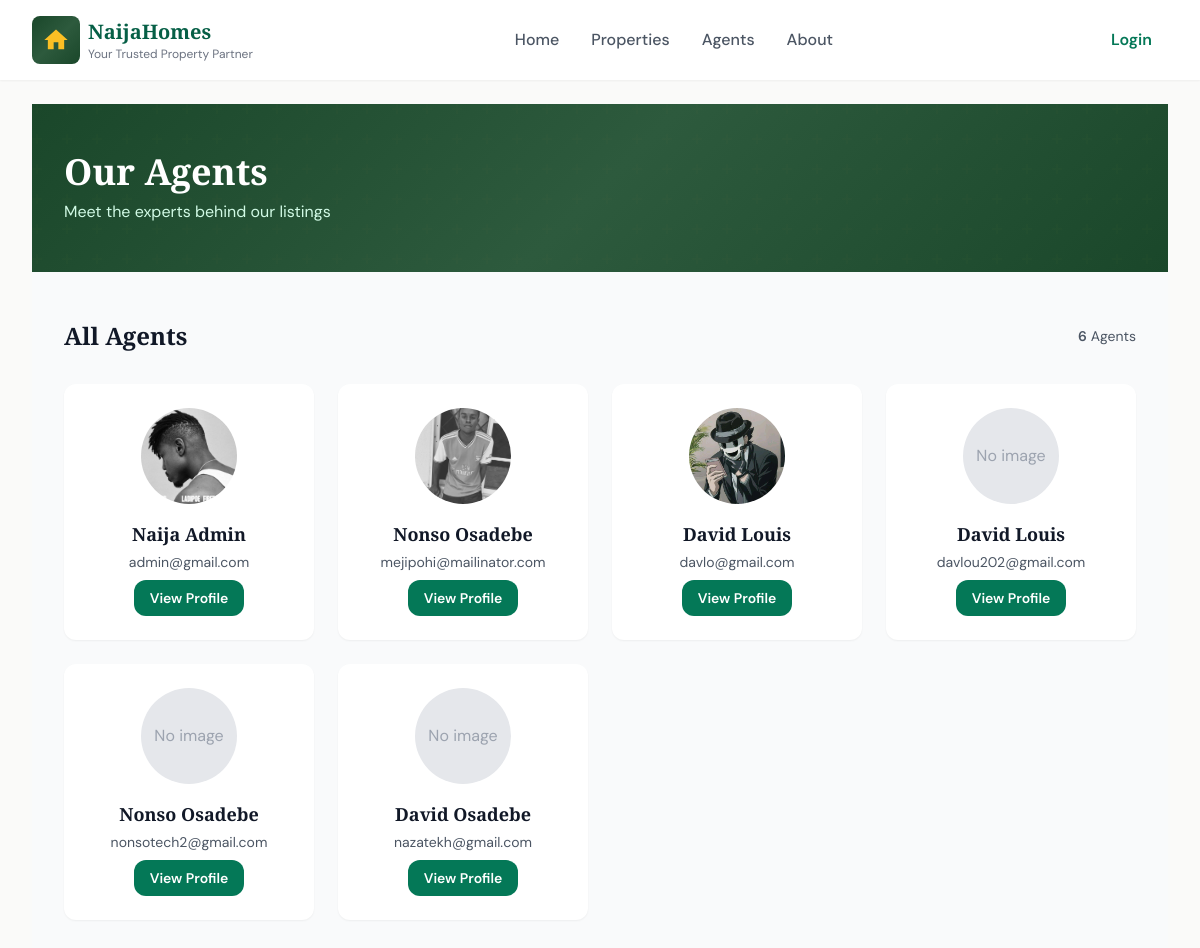
Screenshot of /accounts/agents/ with the database file from the repository.
### accounts/models.py (models this page shows, shortened)
class AgentProfile(models.Model):
    user = models.OneToOneField(settings.AUTH_USER_MODEL, on_delete=models.CASCADE, related_name='agent_profile')
    verified = models.BooleanField(default=False)
    experience = models.IntegerField(default=0)
    bio = models.TextField(blank=True, null=True)

class CustomUser(AbstractUser):
    phone_number = models.CharField(max_length=20, null=True, blank=True)
    profile_image = models.ImageField(upload_to="profile_pic/", blank=True,null=True)

### accounts/views.py (the view)
# urls.py: path('agents/', views.agentsView, name='agents_list'),
def agentsView(request):
    agents_list = AgentProfile.objects.all()
    paginator = Paginator(agents_list, 8)  # 8 agents per page
    page_number = request.GET.get('page')
    agents = paginator.get_page(page_number)
    return render(request, "accounts/agents.html", {"agents": agents})

### accounts/templates/accounts/agents.html (shortened to what this page needs)
{% extends 'Properties/base.html' %}
{% block content %}
<section class="hero-gradient relative overflow-hidden py-8 sm:py-12">
  <div class="absolute inset-0 pattern-bg opacity-30"></div>
  <div class="relative max-w-7xl mx-auto px-4 sm:px-6 lg:px-8">
    <h1 id="page-title" class="font-display text-3xl sm:text-4xl font-bold text-white mb-2">Our Agents</h1>
    <p class="text-emerald-100">Meet the experts behind our listings</p>
  </div>
</section>
<section class="py-8 sm:py-12 px-4 sm:px-6 lg:px-8 bg-gray-50 min-h-screen">
  <div class="max-w-7xl mx-auto">
    <div class="flex items-center justify-between mb-8">
      <h2 class="font-display text-2xl font-bold text-gray-900">All Agents</h2>
      {% if agents.paginator.count %}
      <span class="text-sm text-gray-600">
        <span class="font-semibold">{{ agents.paginator.count }}</span>
        <span>Agent{{ agents.paginator.count|pluralize }}</span>
      </span>
      {% endif %}
    </div>
    {% if agents %}
    <div class="grid grid-cols-1 sm:grid-cols-2 md:grid-cols-3 lg:grid-cols-4 gap-6 mb-8">
      {% for agent in agents %}
      <div class="bg-white rounded-xl shadow-sm p-6 text-center">
        <div class="w-24 h-24 mx-auto mb-4">
          {% if agent.user.profile_image %}
          <img src="{{ agent.user.profile_image.url }}" alt="{{ agent.user.username }}'s profile picture" class="w-full h-full object-cover rounded-full">
          {% else %}
          <div class="w-full h-full bg-gray-200 flex items-center justify-center rounded-full">
            <span class="text-gray-400">No image</span>
          </div>
          {% endif %}
        </div>
        <h3 class="font-display text-lg font-bold text-gray-900 mb-1">{{ agent.user.first_name }} {{ agent.user.last_name }}</h3>
        <p class="text-sm text-gray-600 mb-2">{{ agent.user.email }}</p>
        <a href="{% url 'agent_profile' agent.user.id %}" class="inline-flex items-center gap-2 px-4 py-2 bg-emerald-700 text-white font-semibold rounded-xl hover:bg-emerald-800 transition-colors text-sm">
          View Profile
        </a>
      </div>
      {% endfor %}
    </div>
    {% else %}
    <p class="text-center text-gray-600">No agents found.</p>
    {% endif %}
  </div>
  {% endblock %}

### Properties/templates/Properties/base.html (shortened to what this page needs)
<!doctype html>
<html lang="en" class="h-full">
<head>
    <script src="https://cdn.tailwindcss.com"></script>
</head>
<body class="min-h-screen flex flex-col font-body bg-stone-50 text-gray-800">
    <nav class="bg-white shadow-sm sticky top-0 z-50">
        <div class="max-w-7xl mx-auto px-4 sm:px-6 lg:px-8">
            <div class="flex justify-between items-center h-16 sm:h-20">
                <div class="flex items-center gap-2">
                    <div class="w-10 h-10 sm:w-12 sm:h-12 rounded-lg hero-gradient flex items-center justify-center">
                        <svg class="w-6 h-6 sm:w-7 sm:h-7 text-amber-400" fill="currentColor" viewBox="0 0 24 24">
                            <path d="M10 20v-6h4v6h5v-8h3L12 3 2 12h3v8z" />
                        </svg>
                    </div>
                    <a href="{% url 'frontpage' %}">
                        <span class="font-display text-lg sm:text-xl font-bold text-emerald-800">
                            NaijaHomes
                        </span>
                        <span class="hidden sm:block text-xs text-gray-500">
                            Your Trusted Property Partner
                        </span>
                    </a>
                </div>
                <div class="hidden md:flex items-center gap-8">
                    <a href="{% url 'frontpage' %}" class="text-gray-600 hover:text-emerald-700 font-medium">Home</a>
                    <a href="{% url 'property_list' %}"
                        class="text-gray-600 hover:text-emerald-700 font-medium">Properties</a>
                    <a href="{% url 'agents_list' %}" class="text-gray-600 hover:text-emerald-700 font-medium">Agents</a>
                    <a href="{% url 'about' %}" class="text-gray-600 hover:text-emerald-700 font-medium">About</a>
                </div>
                <div class="hidden md:flex items-center gap-3">
                    {% if user.is_authenticated %}
                    <a href="{% url 'my_profile' %}"
                        class="px-4 py-2 text-gray-700 font-semibold hover:bg-gray-100 rounded-lg inline-flex items-center gap-2">
                        <svg class="w-5 h-5 text-gray-600" fill="currentColor" viewBox="0 0 24 24">
                            <path
                                d="M12 12c2.21 0 4-1.79 4-4s-1.79-4-4-4-4 1.79-4 4 1.79 4 4 4zm0 2c-2.67 0-8 1.34-8 4v2h16v-2c0-2.66-5.33-4-8-4z" />
                        </svg>
                        Profile
                    </a>
                    {% else %}
                    <a href="{% url 'auth' %}"
                        class="px-4 py-2 text-emerald-700 font-semibold hover:bg-emerald-50 rounded-lg">
                        Login
                    </a>
                    {% endif %}
                </div>
            </div>
        </div>
    </nav>
    <main class="flex-grow w-full px-4 sm:px-6 lg:px-8 py-6">
  <div class="max-w-7xl mx-auto w-full">
    {% block content %}
    {% endblock %}
  </div>
</main>
</body>
</html>

### Properties/templates/Properties/base.html (style rules this page uses)
body { box-sizing: border-box; }
.font-display { font-family: "Playfair Display", serif; }
.font-body { font-family: "DM Sans", sans-serif; }
.hero-gradient { background: linear-gradient(135deg, #1a472a 0%, #2d5a3d 50%, #1a472a 100%); }

### rows the page displays
AgentProfile: user.profile_image (picture), user.first_name "Naija", user.last_name "Admin", user.email "admin@gmail.com"
AgentProfile: user.profile_image (picture), user.first_name "Nonso", user.last_name "Osadebe", user.email "mejipohi@mailinator.com"
AgentProfile: user.profile_image (picture), user.first_name "David", user.last_name "Louis", user.email "davlo@gmail.com"
AgentProfile: shows "No image", user.first_name "David", user.last_name "Louis", user.email "davlou202@gmail.com"
AgentProfile: shows "No image", user.first_name "Nonso", user.last_name "Osadebe", user.email "nonsotech2@gmail.com"
AgentProfile: shows "No image", user.first_name "David", user.last_name "Osadebe", user.email "nazatekh@gmail.com"

### other values shown
{{ agents.paginator.count }} "6"
